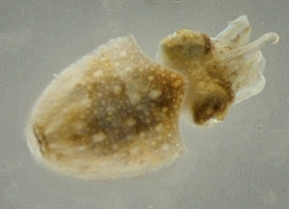
#> input picture Origin/sham1068625/Sham_1068625-0.png, 289 x 209 px, found by its file name
$ python ColorModulation.py   (older library calls are emulated)
#> lines starting #> are read from the running program, lines starting #| are printed output that depends on the picture; long printed decimals are rounded
### LightCompensation.py
import cv2
import numpy as np
from PIL import Image
import matplotlib.pyplot as plt
import math
from statistics import mean
from sklearn import preprocessing
import scipy.misc as smp

def second_HLS_noselection(file_path,input_x, input_y):
    # file direction
    img = cv2.imread(file_path)
    a = []
    b = []
    a = input_x
    b = input_y

    coordin = np.mat([[a[0],b[0]],
                      [a[1],b[1]]])
    print(coordin)
    # slope of the line
    k = (b[1] - b[0]) / (a[1] - a[0])

    imgg = Image.open(file_path)
    redImage = imgg.convert('RGB')

    # rgb value
    value = []
    for x in range(min(a[0], a[1]), max(a[0], a[1])+1):
        # line
        y = k * (x - a[1]) + b[1]
        pix = list(redImage.getpixel((x,y)))
        value.append(pix)

    # print(value)

    # original rgb
    r = []
    g = []
    b = []

    # draw the three lines
    x = list(range(0, 1+abs(a[1]-a[0])))

    for i in value:
        r1 = i[0]
        r.append(r1)
        g1 = i[1]
        g.append(g1)
        b1 = i[2]
        b.append(b1)

    # [20 lines of commented-out code are left out]
    p1 = plt.plot(x,r,'r-', label='r')
    p2 = plt.plot(x,g,'g-', label='g')
    p3 = plt.plot(x,b,'b-', label='b')
    plt.legend()
    plt.grid()
    plt.show()


    def hls_transfer(red, green, blue):
        rr = red - min(red, green, blue)
        gg = green - min(red, green, blue)
        bb = blue - min(red, green, blue)

        if rr == 0:
            h = 240 - 120 * gg / (gg + bb)
        if gg == 0:
            h = 360 - 120 * bb / (bb + rr)
        if bb == 0:
            h = 120 - 120 * rr / (rr + gg)

        l = (red + green + blue) / 3

        high = (max(red, green, blue) - min(red, green, blue))
        low = (max(red, green, blue) + min(red, green, blue))
        s = high / low

        return h, l, s

    # first chromatic transform
    h = []
    l = []
    s = []
    for m in value:
        rx = m[0]
        gx = m[1]
        bx = m[2]
        hh, ll, ss = hls_transfer(rx, gx, bx)

        h.append(hh)
        l.append(ll)
        s.append(ss)

    p4 = plt.plot(x,h, label='H')
    p5 = plt.plot(x,l, label='L')
    p6 = plt.plot(x,s, label='S')
    plt.legend()
    plt.grid()
    plt.show()

    # sum
    Lenh = len(h)
    Lens = len(s)
    lenl = len(l)
    sumh = 0
    sums = 0
    suml = 0
    for i in h:
        sumh = sumh + i
    avgh = sumh / Lenh
    for j in s:
        sums = sums + j
    avgs = sums / Lens
    for m in l:
        suml = suml + m
    avgl = suml / lenl

    return avgl

def changeRGB1(file_path):
    omb = 0.12
    omg = 0.045

    imgg = Image.open(file_path)
    mage = imgg.convert('RGB')
    array = np.array(mage)
    cols,rows = mage.size

    red = []
    green = []
    blue = []
    for i in range(cols):
        for j in range(rows):
            pix = mage.getpixel((i,j))
            bb = pix[2] + pix[2] * omb * (14/10)

            blue.append(bb)
            gg = pix[1] + pix[1] * omg * (14/10)
            green.append(gg)
            red.append(pix[0])
    fina = []
    for o in range(len(red)):
        fin = red[o],green[o],blue[o]
        tempp = list(fin)
        fina.append(tempp)

    f = 0
    while f < len(fina):
        for p in range(cols):
            for q in range(rows):
                array[q,p] = fina[f]
                f += 1
    new_img = Image.fromarray(array)
    new_img.show()
    # new_img.save("/Users/DELL/Desktop/result/sham_1068625_0_after.png")

def changeRGB2(file_path):
    omb = 0.12
    omg = 0.045

    imgg = Image.open(file_path)
    mage = imgg.convert('RGB')
    array = np.array(mage)
    cols, rows = mage.size

    red = []
    green = []
    blue = []
    for i in range(cols):
        for j in range(rows):
            pix = mage.getpixel((i,j))
            bb = pix[2] - pix[2] * omb

            blue.append(bb)
            gg = pix[1] - pix[1] * omg
            green.append(gg)
            red.append(pix[0])
    fina = []
    for o in range(len(red)):
        fin = red[o],green[o],blue[o]
        tempp = list(fin)
        fina.append(tempp)

    f = 0
    while f < len(fina):
        for p in range(cols):
            for q in range(rows):
                array[q,p] = fina[f]
                f += 1
    new_img = Image.fromarray(array)
    new_img.show()
    # new_img.save("/Users/DELL/Desktop/result/sham_1068625_10_after.png")

### ColorModulation.py
import LightCompensation as hls2

l0 = hls2.second_HLS_noselection('/Users/DELL/Desktop/result/data/Origin/sham1068625/Sham_1068625-0.png',[3,40],[40,3])
#> in second_HLS_noselection, img is the input picture: shape (209, 289, 3); mean B, G, R 121.2, 146.7, 152.4
#> the loop in second_HLS_noselection, `for x in range(min(a[0], a[1]), max(a[0], a[1])+1):` made 38 passes
#> pix on passes 1 to 12: [148, 150, 139], [148, 150, 139], [152, 155, 144], [152, 155, 144], [148, 150, 139], [148, 152, 140], [150, 154, 142], [149, 153, 142], [146, 149, 139], [144, 147, 137], [146, 148, 138], [144, 145, 136]
#> after the loop in second_HLS_noselection, `for x in range(min(a[0], a[1]), max(a[0], a[1])+1):`: value = 38 items, first 6: [148, 150, 139], [148, 150, 139], [152, 155, 144], [152, 155, 144], [148, 150, 139], [148, 152, 140]
#> the loop in second_HLS_noselection, `for i in value:` made 38 passes
#> after the loop in second_HLS_noselection, `for i in value:`: b = 38 values, max 144 at index 2, min 128 at index 32, mean 136; g = 38 values, max 155 at index 2, min 137 at index 35, mean 145.8; r = 38 values, max 152 at index 2, min 134 at index 32, mean 142.6
#> in second_HLS_noselection, `p1 = plt.plot(x,r,'r-', label='r')`: p1 = 1 item
#> the loop in second_HLS_noselection, `for m in value:` made 38 passes
#> (rx, gx, bx, rr in hls_transfer, gg in hls_transfer, h in hls_transfer, l in hls_transfer, high in hls_transfer) on passes 1 to 12: (148, 150, 139, 9, 11, 66, 145.7, 11), (148, 150, 139, 9, 11, 66, 145.7, 11), (152, 155, 144, 8, 11, 69.47, 150.3, 11), (152, 155, 144, 8, 11, 69.47, 150.3, 11), (148, 150, 139, 9, 11, 66, 145.7, 11), (148, 152, 140, 8, 12, 72, 146.7, 12), (150, 154, 142, 8, 12, 72, 148.7, 12), (149, 153, 142, 7, 11, 73.33, 148, 11), (146, 149, 139, 7, 10, 70.59, 144.7, 10), (144, 147, 137, 7, 10, 70.59, 142.7, 10), (146, 148, 138, 8, 10, 66.67, 144, 10), (144, 145, 136, 8, 9, 63.53, 141.7, 9)
#> after the loop in second_HLS_noselection, `for m in value:`: h = 38 values, max 92.31 at index 20, min 63.53 at index 11, mean 72.49; l = 38 values, max 150.3 at index 2, min 133.3 at index 32, mean 141.5; s = 38 values, max 0.0411 at index 5, min 0.0284 at index 27, mean 0.0346
#> in second_HLS_noselection, `p4 = plt.plot(x,h, label='H')`: p4 = 1 item
#> in second_HLS_noselection, `Lenh = len(h)`: Lenh = 38
#> the loop in second_HLS_noselection, `for i in h:` made 38 passes
#> i on passes 2 to 13: 66, 69.47, 69.47, 66, 72, 72, 73.33, 70.59, 70.59, 66.67, 63.53, 70.59
#> (i, sumh) on pass 1: (66, 66)
#> the loop in second_HLS_noselection, `for j in s:` made 38 passes
#> j on passes 1 to 12: 0.0381, 0.0381, 0.0368, 0.0368, 0.0381, 0.0411, 0.0405, 0.0373, 0.0347, 0.0352, 0.035, 0.032
#> the loop in second_HLS_noselection, `for m in l:` made 38 passes
#> m on passes 1 to 12: 145.7, 145.7, 150.3, 150.3, 145.7, 146.7, 148.7, 148, 144.7, 142.7, 144, 141.7
l5 = hls2.second_HLS_noselection('/Users/DELL/Desktop/result/data/Origin/sham1068625/Sham_1068625-5.png',[3,40],[40,3])
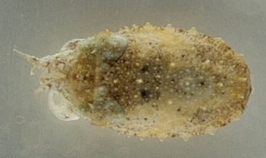
#> input picture Origin/sham1068625/Sham_1068625-5.png, 266 x 158 px, found by its file name
#> in second_HLS_noselection, img is the input picture: shape (158, 266, 3); mean B, G, R 107.1, 135.2, 143.2
#> the loop in second_HLS_noselection (call 2), `for i in value:` made 38 passes
#> i on passes 1 to 12: [132, 135, 123], [131, 134, 122], [127, 129, 116], [135, 138, 125], [135, 137, 126], [134, 136, 125], [132, 134, 122], [127, 129, 118], [128, 131, 118], [137, 140, 127], [132, 134, 122], [130, 133, 122]
#> in second_HLS_noselection (call 2), `plt.show()`:
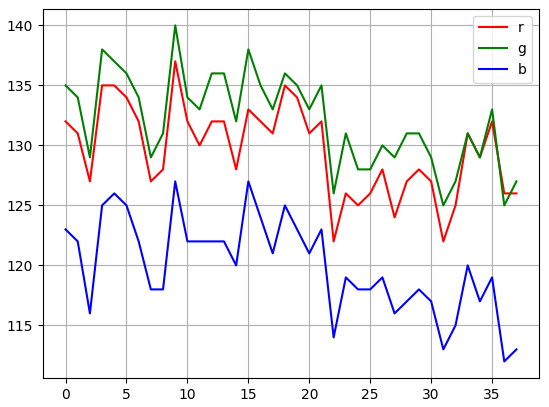
#> figure drawn by matplotlib, 1 panel; curve peaks at x = 9, y = 137; curve peaks at x = 9, y = 140; curve peaks at x = 9, y = 127
#> the loop in second_HLS_noselection (call 2), `for m in value:` made 38 passes
#> in second_HLS_noselection (call 2), `plt.show()`:
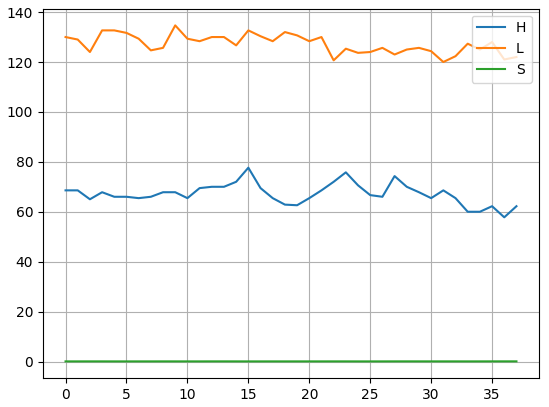
#> figure drawn by matplotlib, 1 panel; curve peaks at x = 15, y = 77.65; curve peaks at x = 9, y = 134.7; curve peaks at x = 36, y = 0.0588
#> the loop in second_HLS_noselection (call 2), `for i in h:` made 38 passes
#> i on passes 1 to 12: 68.57, 68.57, 65, 67.83, 66, 66, 65.45, 66, 67.83, 67.83, 65.45, 69.47
#> the loop in second_HLS_noselection (call 2), `for j in s:` made 38 passes
#> j on passes 1 to 12: 0.0465, 0.0469, 0.0531, 0.0494, 0.0418, 0.0421, 0.0469, 0.0445, 0.0522, 0.0487, 0.0469, 0.0431
#> the loop in second_HLS_noselection (call 2), `for m in l:` made 38 passes
#> m on passes 1 to 12: 130, 129, 124, 132.7, 132.7, 131.7, 129.3, 124.7, 125.7, 134.7, 129.3, 128.3
l10 = hls2.second_HLS_noselection('/Users/DELL/Desktop/result/data/Origin/sham1068625/Sham_1068625-10.png',[3,40],[40,3])
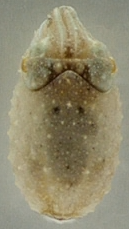
#> input picture Origin/sham1068625/Sham_1068625-10.png, 129 x 229 px, found by its file name
#> in second_HLS_noselection, img is the input picture: shape (229, 129, 3); mean B, G, R 110.8, 138.1, 144.7
#> the loop in second_HLS_noselection (call 3), `for i in value:` made 38 passes
#> i on passes 1 to 12: [144, 147, 130], [142, 145, 127], [144, 146, 127], [141, 143, 124], [141, 144, 126], [145, 149, 132], [141, 144, 127], [139, 143, 126], [143, 146, 131], [143, 146, 132], [141, 142, 129], [144, 146, 131]
#> in second_HLS_noselection (call 3), `plt.show()`:
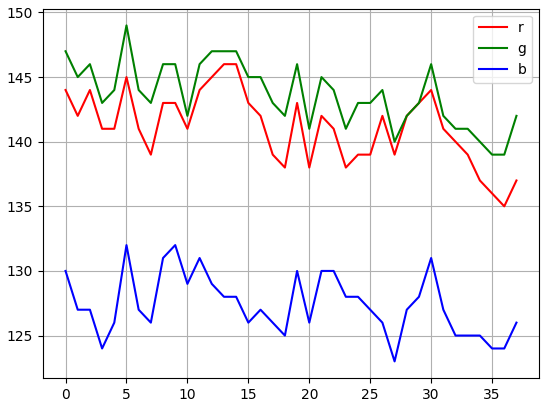
#> figure drawn by matplotlib, 1 panel; curve peaks at x = 13, y = 146; curve peaks at x = 5, y = 149; curve peaks at x = 5, y = 132
#> the loop in second_HLS_noselection (call 3), `for m in value:` made 38 passes
#> in second_HLS_noselection (call 3), `plt.show()`:
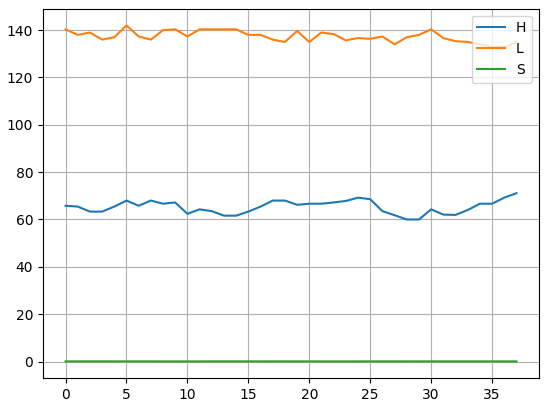
#> figure drawn by matplotlib, 1 panel; curve peaks at x = 37, y = 71.11; curve peaks at x = 5, y = 142; curve peaks at x = 3, y = 0.0712
#> the loop in second_HLS_noselection (call 3), `for i in h:` made 38 passes
#> i on passes 1 to 12: 65.81, 65.45, 63.33, 63.33, 65.45, 68, 65.81, 68, 66.67, 67.2, 62.4, 64.29
#> the loop in second_HLS_noselection (call 3), `for j in s:` made 38 passes
#> j on passes 1 to 12: 0.0614, 0.0662, 0.0696, 0.0712, 0.0667, 0.0605, 0.0627, 0.0632, 0.0542, 0.0504, 0.048, 0.0542
#> the loop in second_HLS_noselection (call 3), `for m in l:` made 38 passes
#> m on passes 1 to 12: 140.3, 138, 139, 136, 137, 142, 137.3, 136, 140, 140.3, 137.3, 140.3

delta1 = l5 - l0
delta2 = l10 - l5
print(delta1,delta2)
#| -14.246 10.175

hls2.changeRGB1('/Users/DELL/Desktop/result/data/Origin/sham1068625/Sham_1068625-0.png')
#> the loop in changeRGB1, `while f < len(fina):` made 1 pass
#> after the loop in changeRGB1, `while f < len(fina):`:
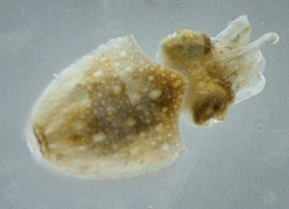
#> array: shape (209, 289, 3); mean R, G, B 152.4, 155.5, 141.1

hls2.changeRGB2('/Users/DELL/Desktop/result/data/Origin/sham1068625/Sham_1068625-10.png')
#> the loop in changeRGB2, `while f < len(fina):` made 1 pass

# [15 lines of commented-out code are left out]
